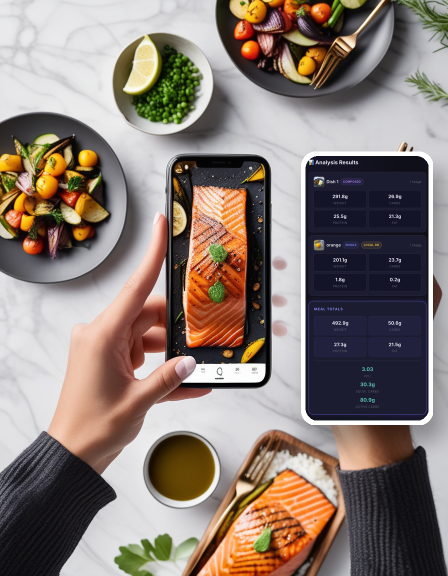
#> input picture screenshots/champion_B_sdxl_magazine.png, 896 x 1152 px (shown at 1/2 size)
$ python make_marketing_composite.py
#> lines starting #> are read from the running program, lines starting #| are printed output that depends on the picture; after the words box and inside, x2 and y2 are one past the last pixel; in counts of white or black regions, pixels touching at a corner belong together
#> in run, bg is the input picture: PIL image 896x1152 RGB; mean R, G, B 136.8, 123.1, 115.7
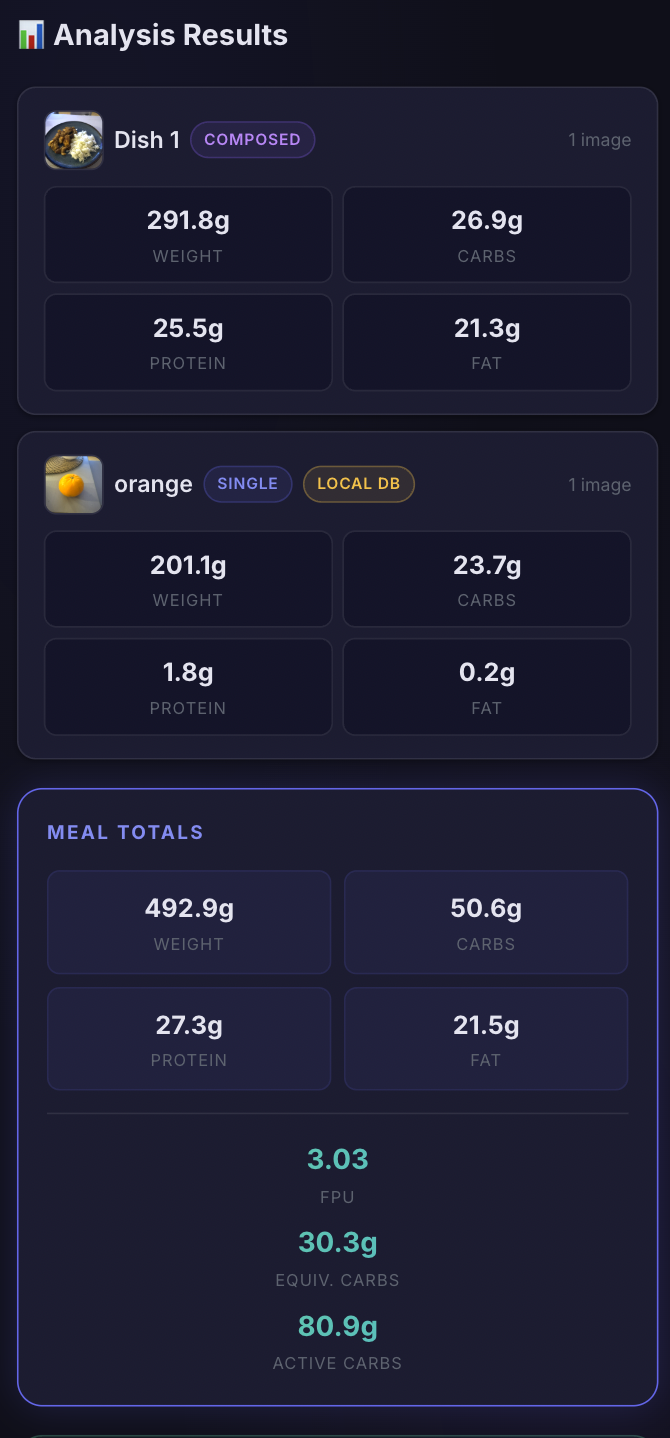
#> input picture input/ui_screenshot.png, 670 x 1438 px
### src/evaluation/overlay.py
"""Composite the L41 UI screenshot as a large readable inset card.

The card is anchored to the right edge of the frame, vertically centred, with
a white border + soft drop-shadow so it reads as a UI callout (not a second
phone in the scene).
"""
from __future__ import annotations

from pathlib import Path

from PIL import Image, ImageDraw, ImageFilter

BORDER_COLOR = (255, 255, 255)
SHADOW_COLOR = (0, 0, 0, 90)

CARD_HEIGHT_FRAC = 0.46      # card fills 46% of canvas height
CARD_X_CENTRE_FRAC = 0.82    # horizontal centre (0=left, 1=right)
CARD_Y_CENTRE_FRAC = 0.50    # vertical centre
BORDER_FRAC = 0.008
CORNER_FRAC = 0.022
SHADOW_BLUR_FRAC = 0.018


def _rounded_mask(size: tuple[int, int], radius: int) -> Image.Image:
    mask = Image.new("L", size, 0)
    d = ImageDraw.Draw(mask)
    d.rounded_rectangle((0, 0, size[0], size[1]), radius=radius, fill=255)
    return mask


def overlay_phone(background: Image.Image, screenshot: Image.Image) -> Image.Image:
    """Return a new image with the UI screenshot composited as a side card."""
    canvas = background.convert("RGB").copy()
    cw, ch = canvas.size
#> cw = 896; ch = 1152

    border_pad = max(4, int(ch * BORDER_FRAC))
#> border_pad = 9
    corner = max(10, int(ch * CORNER_FRAC))
#> corner = 25
    blur = max(6, int(ch * SHADOW_BLUR_FRAC))
#> blur = 20

    target_h = int(ch * CARD_HEIGHT_FRAC)
#> target_h = 529
    sw, sh = screenshot.size
#> sw = 670; sh = 1438
    target_w = int(sw * (target_h / sh))
#> target_w = 246
    screen = screenshot.convert("RGB").resize((target_w, target_h), Image.LANCZOS)
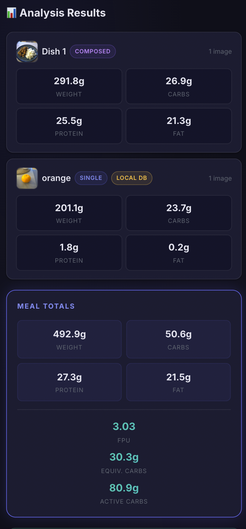
#> screen: PIL image 246x529 RGB; mean R, G, B 29.8, 30, 50.7
    screen_mask = _rounded_mask(screen.size, corner)
#> in _rounded_mask, `mask = Image.new("L", size, 0)`: mask: PIL image 246x529 L; every value is 0
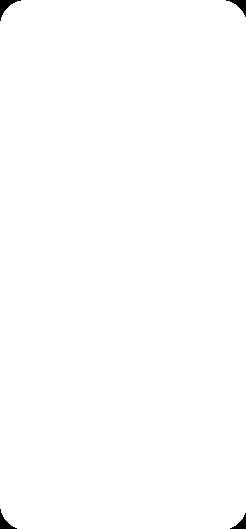
#> screen_mask: PIL image 246x529 L; 99.6% white; 4 black regions, box (x1, y1, x2, y2) and area: (0, 0, 21, 21) 144, (226, 0, 246, 17) 123, (0, 509, 17, 529) 123, (230, 513, 246, 529) 103

    card_w = target_w + 2 * border_pad
#> card_w = 264
    card_h = target_h + 2 * border_pad
#> card_h = 547
    card = Image.new("RGB", (card_w, card_h), BORDER_COLOR)
#> card: PIL image 264x547 RGB; every value is 255
    card_mask = _rounded_mask(card.size, corner + border_pad // 2)
#> in _rounded_mask (call 2), `mask = Image.new("L", size, 0)`: mask: PIL image 264x547 L; every value is 0
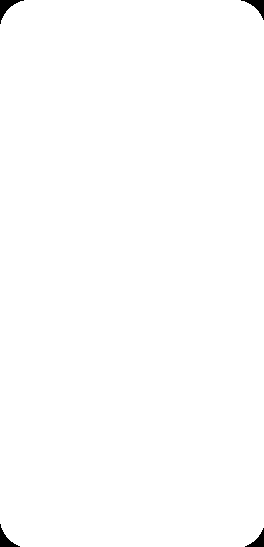
#> card_mask: PIL image 264x547 L; 99.5% white; 4 black regions, box (x1, y1, x2, y2) and area: (0, 0, 24, 24) 189, (241, 0, 264, 20) 165, (0, 524, 20, 547) 165, (245, 528, 264, 547) 142

    cx = int(cw * CARD_X_CENTRE_FRAC) - card_w // 2
#> cx = 602
    cy = int(ch * CARD_Y_CENTRE_FRAC) - card_h // 2
#> cy = 303
    cx = max(border_pad, min(cx, cw - card_w - border_pad))
    cy = max(border_pad, min(cy, ch - card_h - border_pad))

    shadow = Image.new("RGBA", (cw, ch), (0, 0, 0, 0))
#> shadow: PIL image 896x1152 RGBA; every value is 0
    sd = ImageDraw.Draw(shadow)
    offset = max(8, int(ch * 0.015))
#> offset = 17
    sd.rounded_rectangle(
        (cx + offset, cy + offset * 2, cx + card_w + offset, cy + card_h + offset * 2),
        radius=corner + border_pad // 2, fill=SHADOW_COLOR,
    )
    shadow = shadow.filter(ImageFilter.GaussianBlur(blur))
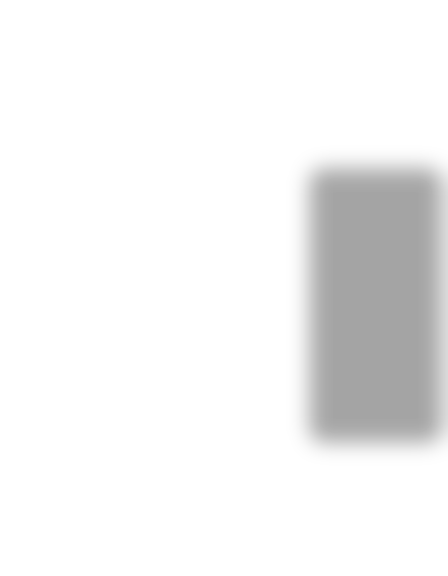
#> shadow: PIL image 896x1152 RGBA (shown at 1/2 size); mean R, G, B, A 0, 0, 0, 12.5; transparent parts drawn white
    canvas.paste(shadow, (0, 0), shadow)
    canvas.paste(card, (cx, cy), card_mask)
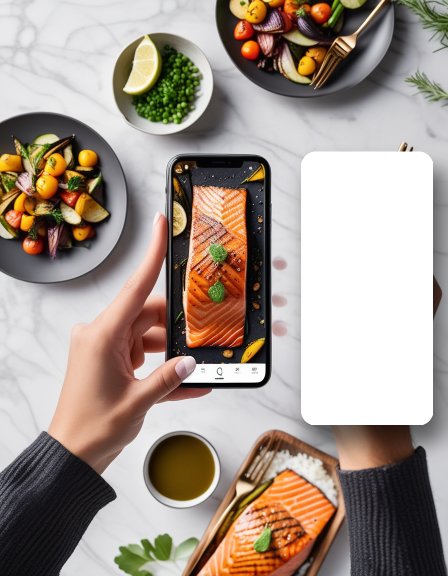
#> canvas: PIL image 896x1152 RGB (shown at 1/2 size); mean R, G, B 164.1, 150.5, 140.4
    canvas.paste(screen, (cx + border_pad, cy + border_pad), screen_mask)
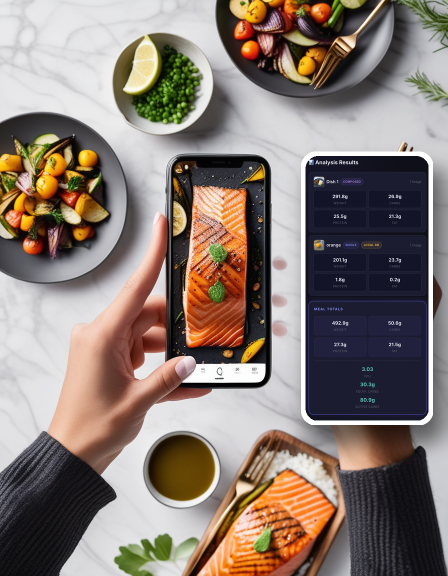
#> canvas: PIL image 896x1152 RGB (shown at 1/2 size); mean R, G, B 135.8, 122.2, 114.8
    return canvas


def load_screenshot(path: str | Path) -> Image.Image:
    return Image.open(Path(path)).convert("RGB")

### scripts/make_marketing_composite.py
"""Single, final marketing composite — best champion + L41 UI screenshot.

This is the project's *deliverable* artefact: one image that markets the
L41 carb-estimation app. The model-comparison images in `screenshots/`
deliberately omit the overlay so each model can be judged on its own
scene generation; this composite is for the ad itself.

Base: B1 (SDXL, g=7.5, steps=30, seed=42, dpmpp_2m) — the strongest of
the six champions visually.

Usage: python scripts/make_marketing_composite.py
"""
from __future__ import annotations

import sys
from pathlib import Path

from PIL import Image

REPO_ROOT = Path(__file__).resolve().parents[1]
sys.path.insert(0, str(REPO_ROOT))

from src.evaluation.overlay import overlay_phone, load_screenshot  # noqa: E402

BASE = REPO_ROOT / "screenshots" / "champion_B_sdxl_magazine.png"
UI = REPO_ROOT / "input" / "ui_screenshot.png"
OUT = REPO_ROOT / "screenshots" / "marketing_ad_final.png"


def run() -> None:
    bg = Image.open(BASE).convert("RGB")
    ui = load_screenshot(UI)
    composite = overlay_phone(bg, ui)
    composite.save(OUT)
    print(f"[done] saved {OUT.relative_to(REPO_ROOT)}  size={composite.size}")
#| [done] saved screenshots/marketing_ad_final.png  size=(896, 1152)


if __name__ == "__main__":
    run()
